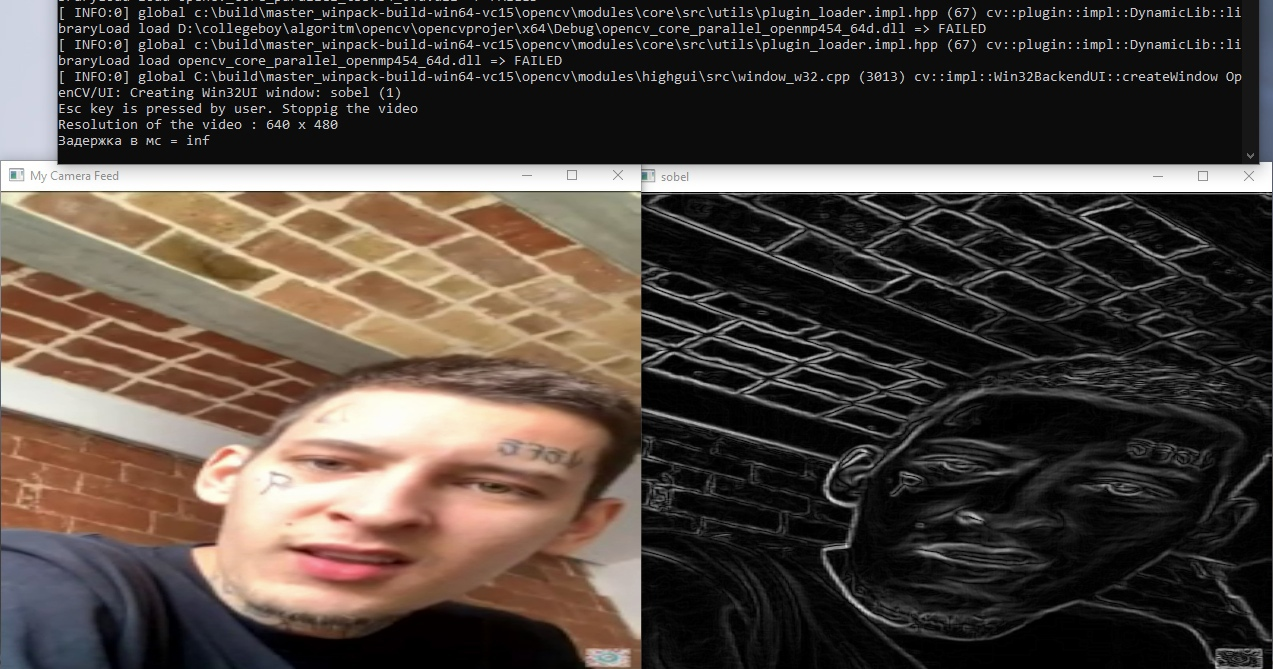
//> input picture opencv/UjyQDR159B8.jpg, 1273 x 669 px
$ ./Source   (built with g++ and OpenCV 4)
//> lines starting //> are read from the running program, lines starting //| are printed output that depends on the picture; after the words box and inside, x2 and y2 are one past the last pixel; in counts of white or black regions, pixels touching at a corner belong together
#include <opencv2/core/core.hpp>
#include <opencv2/core.hpp>
#include <opencv2/highgui/highgui.hpp>
#include <opencv2/imgproc/imgproc.hpp>
#include <stdio.h>
#include <stdlib.h>
#include <string>
#include <iostream>
#include <ctime>


# define M_PIl 3.141592653589793238462643383279502884L
//#pragma warning(default:4716)

using namespace cv;
using namespace std;
// [17 lines of commented-out code are left out]
Mat img;


string input()
{
	setlocale(LC_ALL, "Russian");
	string filename;
	cout << "\nВведите название файла и нажмите enter" << endl;
	cout << "file.jpg" << endl;
	cout << "sf.jpg" << endl;
	cout << "sf2.jpg" << endl;
	cout << "road.png" << endl;
	cout << "lisii.png" << endl;
	cout << "jir.jpg" << endl;
	cout << "jir2.jpg" << endl;

	//cin.getline(filename, 80);
	cin >> filename;
//> the answer given: UjyQDR159B8.jpg
	//string path = "/x64/Debug/";
	//string filename = path + filename1;
	cout << "\nОткрыть файл: ";
	cout << filename << endl;

	return filename;

}

// [160 lines left out: functions inputVid, VideoCap, VideoCont, not called in this run]

string Image()
{

	string file = input();
	Mat img = imread(file, 1);
//> img is the input picture: 669 rows x 1273 cols, CV_8UC3; mean B, G, R 62.6, 69.3, 79.3
	string source_window = file;

	namedWindow(source_window, WINDOW_GUI_EXPANDED);
	imshow(source_window, img);

	Mat src_gray;
	Mat canny_output;

	cvtColor(img, src_gray, COLOR_RGB2GRAY); // перводит изображение в черно-белое
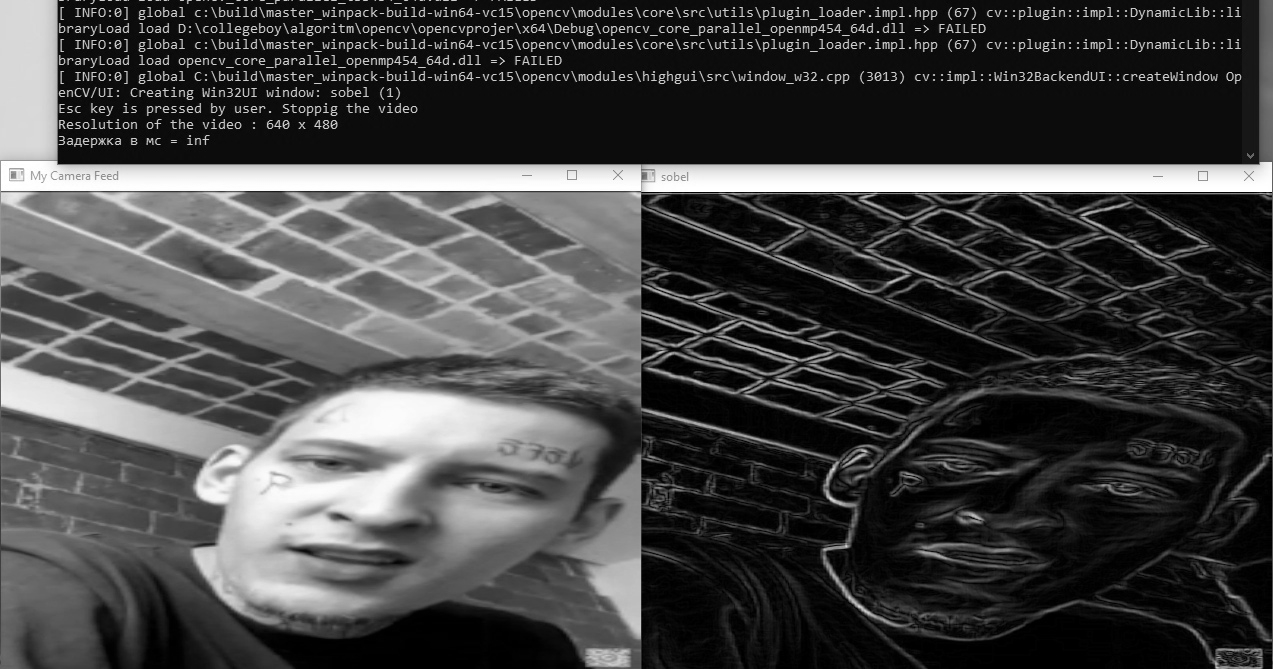
//> src_gray: 669 rows x 1273 cols, CV_8UC1; min 0, max 255, mean 68.4
	imwrite("cvtColor.jpg", src_gray); //создает файл черно-белого изображения
	blur(src_gray, src_gray, Size(10, 10)); //размывает изображение
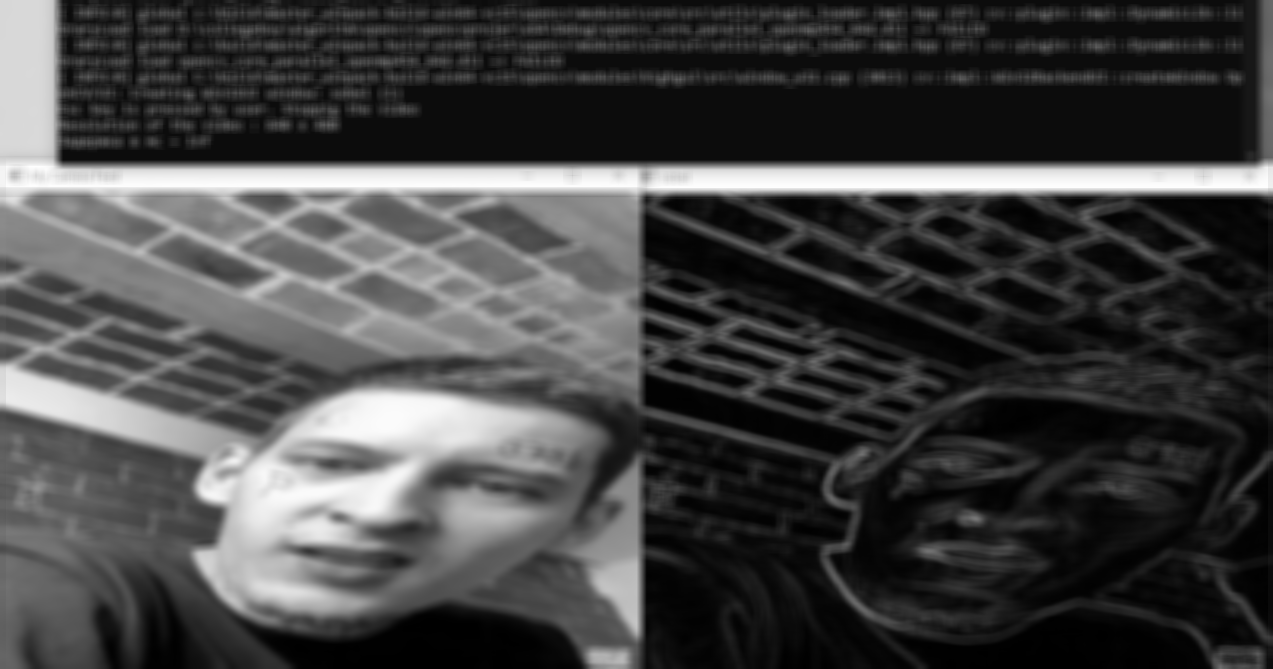
//> src_gray: 669 rows x 1273 cols, CV_8UC1; min 0, max 254, mean 68.5
	imwrite("blur.jpg", src_gray); // создает файл размытого изображения

	double otsu_tresh_val = threshold(src_gray, img, 0, 255, THRESH_BINARY | THRESH_OTSU); //определяет яркость серого изображения
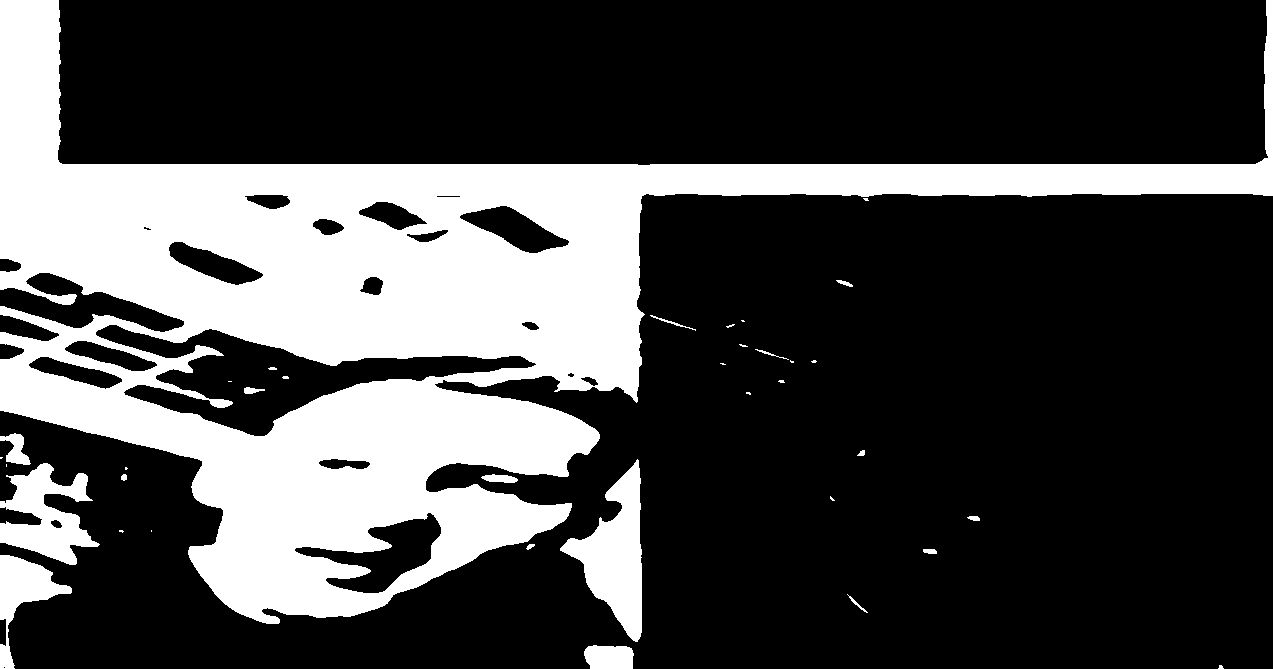
//> img: 669 rows x 1273 cols, CV_8UC1; 27.3% white; 36 white regions (18 under 20 px), largest, box (x1, y1, x2, y2) and area: (0, 0, 1273, 624) 214812, (560, 459, 642, 642) 6831, (0, 463, 100, 565) 5188
//> otsu_tresh_val = 97
	//double high_tresh_val = otsu_tresh_val, lower_tresh_val = otsu_tresh_val * 0.5;
	double high_tresh_val = 40, lower_tresh_val = 40 * 0.5; //определяет максимумы и минимумы
	cout << "Фильтрация " << otsu_tresh_val << endl;
//| Фильтрация 97

	Canny(src_gray, canny_output, lower_tresh_val, high_tresh_val, 3); // алгоритм для работы трехканальное изображение
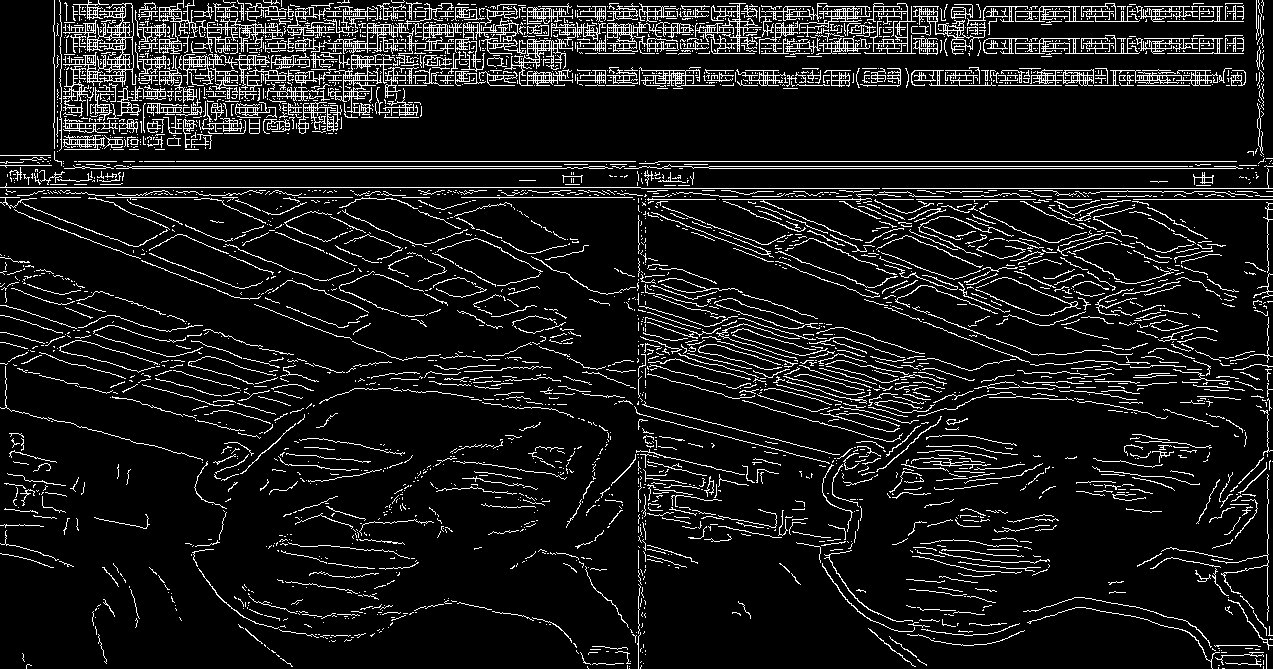
//> canny_output: 669 rows x 1273 cols, CV_8UC1; 9.9% white in thin lines or dots

	string source_grey_window = "Серое изображение";
	namedWindow(source_grey_window, WINDOW_GUI_EXPANDED);
	imshow(source_grey_window, canny_output);
	//dfd
	imwrite("canny_output.jpg", canny_output); //сохраняет и открывает обработанное изображение

	RNG rng(12345); //задает рандомные цвета из диапозона ниже
	vector<vector<Point>>contours;
	vector<Vec4i>hierarchy;

	findContours(canny_output, contours, hierarchy, RETR_TREE, CHAIN_APPROX_SIMPLE, Point(0, 0)); //
//> contours = 4400 contours, 4014 with area under 20; largest, box (x1, y1, x2, y2) and area: (63, 3, 137, 87) 1814, (328, 54, 396, 116) 840, (504, 38, 573, 86) 680, (607, 22, 694, 52) 662, (334, 23, 427, 65) 645

	vector<Moments>mu(contours.size()); //создается вектор моментов, куда передается количество контуров, которое зависит от изображения
//> mu = 4400 items
	for (int i = 0; i < contours.size(); i++)
	{
		mu[i] = moments(contours[i], false); //часть вектора передается в столбцы массива mu
	}

	vector<Point2f>mc(contours.size());
	for (int i = 0; i < contours.size(); i++)
	{
		mc[i] = Point2f(mu[i].m10 / mu[i].m00, mu[i].m01 / mu[i].m00); // показывается x y векторы
	}
//> after the loop, mc = 4400 Points (x, y), first 12: [nan, nan], [nan, nan], [nan, nan], [nan, nan], [nan, nan], [nan, nan], [nan, nan], [nan, nan], [nan, nan], [nan, nan], [nan, nan], [nan, nan]

	for (int i = 0; i < contours.size(); i++)
	{
		printf("Контур № %d: центр масс - x = %.2f y = %.2f; длина - %.2a \n", i, mu[i].m10 / mu[i].m00, mu[i].m01 / mu[i].m00, arcLength(contours[i], true)); //2f - количество знаков после запятой, типа float
	}
//> this loop made 4400 passes
//| Контур № 0: центр масс - x = -nan y = -nan; длина - 0x1.00p+2
//| Контур № 1: центр масс - x = -nan y = -nan; длина - 0x0.00p+0
//| Контур № 2: центр масс - x = -nan y = -nan; длина - 0x1.00p+1
//| Контур № 3: центр масс - x = -nan y = -nan; длина - 0x1.00p+2
//| Контур № 4: центр масс - x = -nan y = -nan; длина - 0x0.00p+0
//| Контур № 5: центр масс - x = -nan y = -nan; длина - 0x1.35p+2
//| Контур № 6: центр масс - x = -nan y = -nan; длина - 0x1.00p+1
//| Контур № 7: центр масс - x = -nan y = -nan; длина - 0x1.b5p+2
//> (output is shown up to pass 8 of 4400)

	Mat drawing = Mat::zeros(canny_output.size(), CV_8UC3); //CV_8UC3 - изображение без знака с 3 каналами

	for (int i = 0; i < contours.size(); i++)
	{
		Scalar color = Scalar(rng.uniform(0, 255), rng.uniform(0, 255), rng.uniform(0, 255)); //указывает диапозон цвета, откуда будут браться случайные значения
		drawContours(drawing, contours, i, color, 2, 8, hierarchy, 0, Point()); //передается картинка, hierarchy - возвращает иерархию внешних контуров и отверстий.
																				//элементы 2 и 3 иерархии [idx] имеют не более одного из них, не равного -1: то есть
																				//у каждого элемента либо нет родителя или потомка, либо родителя, но нет потомка, либо потомка, но нет родителя
																				//Элемент с родителем, но без потомка, будет границей отверстия
		circle(drawing, mc[i], 4, color, -1, 5, 0); //выбирается изображение, центр масс, 4 - радиус, цвета, толщина
	}
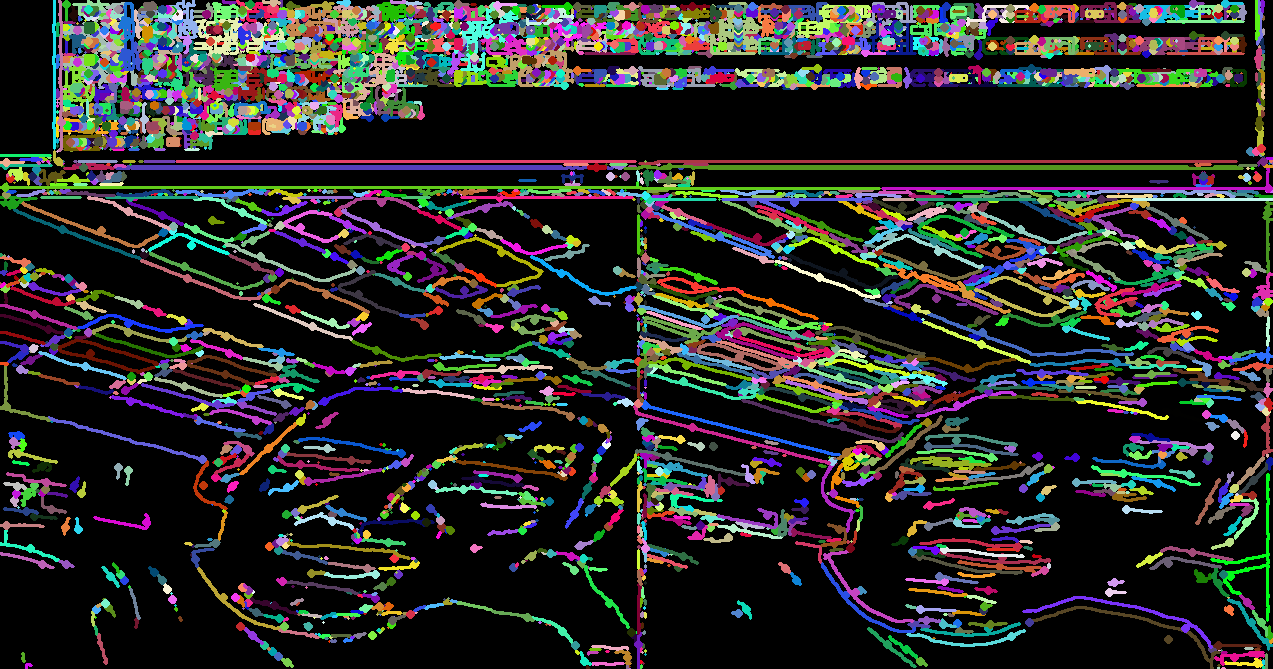
//> drawing: 669 rows x 1273 cols, CV_8UC3; mean B, G, R 40.5, 42.2, 42.1

	namedWindow("Contours", WINDOW_GUI_EXPANDED);
	imshow("Contours", drawing);

	waitKey(0);
//> (the run ends here: the program stops with an error, at `return 0;`)

$ run again, on opencv/sdfdsf.png
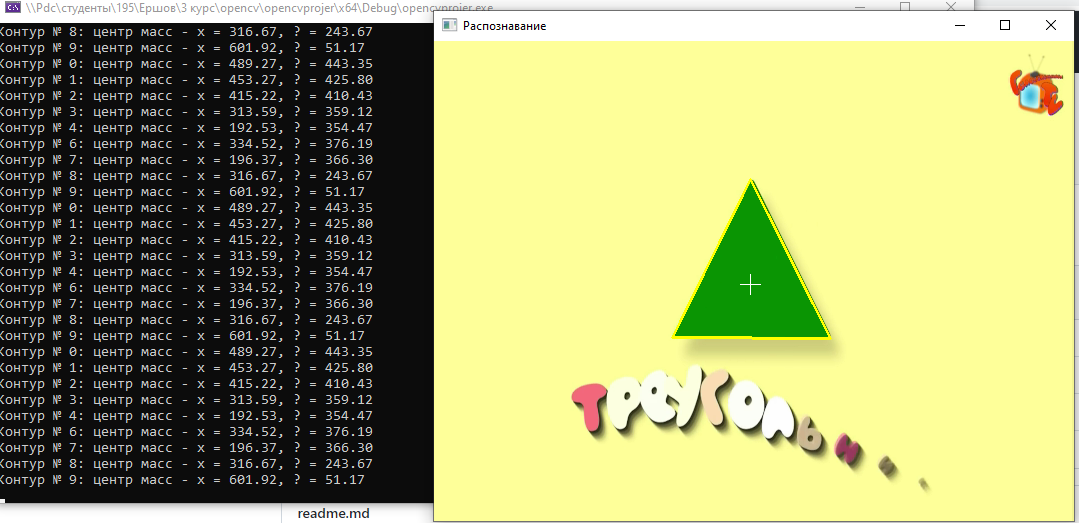
//> input picture opencv/sdfdsf.png, 1079 x 523 px
//> in Image, img is the input picture: 523 rows x 1079 cols, CV_8UC3; mean B, G, R 110.9, 165.7, 162.8
//> in Image, `double otsu_tresh_val = threshold(src_gray, img, 0, 255, THRESH_BINARY..`:
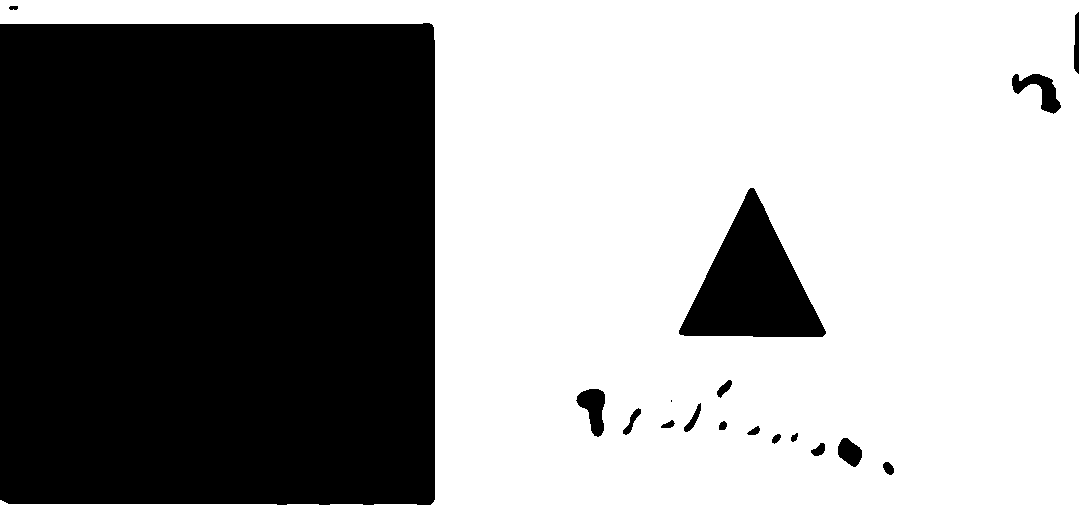
//> img: 523 rows x 1079 cols, CV_8UC1; 60.4% white; 18 black regions (1 under 20 px), largest, box (x1, y1, x2, y2) and area: (0, 23, 435, 505) 208806, (679, 188, 826, 337) 11529, (1012, 74, 1061, 114) 853
//> otsu_tresh_val = 129
//| Фильтрация 129
//> canny_output: 523 rows x 1079 cols, CV_8UC1; 10.4% white in thin lines or dots
//> contours = 3554 contours, 2977 with area under 20; largest, box (x1, y1, x2, y2) and area: (0, 29, 45, 489) 4916, (228, 346, 277, 425) 371, (228, 202, 277, 281) 371, (228, 58, 277, 137) 371, (460, 19, 549, 33) 300
//> mu = 3554 items
//> after the loop in Image, `for (int i = 0; i < contours.size(); i++)`: mc = 3554 Points (x, y), first 12: [nan, nan], [nan, nan], [nan, nan], [nan, nan], [nan, nan], [nan, nan], [nan, nan], [nan, nan], [nan, nan], [nan, nan], [nan, nan], [372.5, 518]
//> the loop in Image, `for (int i = 0; i < contours.size(); i++)` made 3554 passes
//| Контур № 0: центр масс - x = -nan y = -nan; длина - 0x0.00p+0
//| Контур № 1: центр масс - x = -nan y = -nan; длина - 0x1.c0p+3
//| Контур № 2: центр масс - x = -nan y = -nan; длина - 0x1.b5p+2
//| Контур № 3: центр масс - x = -nan y = -nan; длина - 0x1.00p+3
//| Контур № 4: центр масс - x = -nan y = -nan; длина - 0x1.00p+3
//> (output is shown up to pass 5 of 3554)
//> after the loop in Image, `for (int i = 0; i < contours.size(); i++)`:
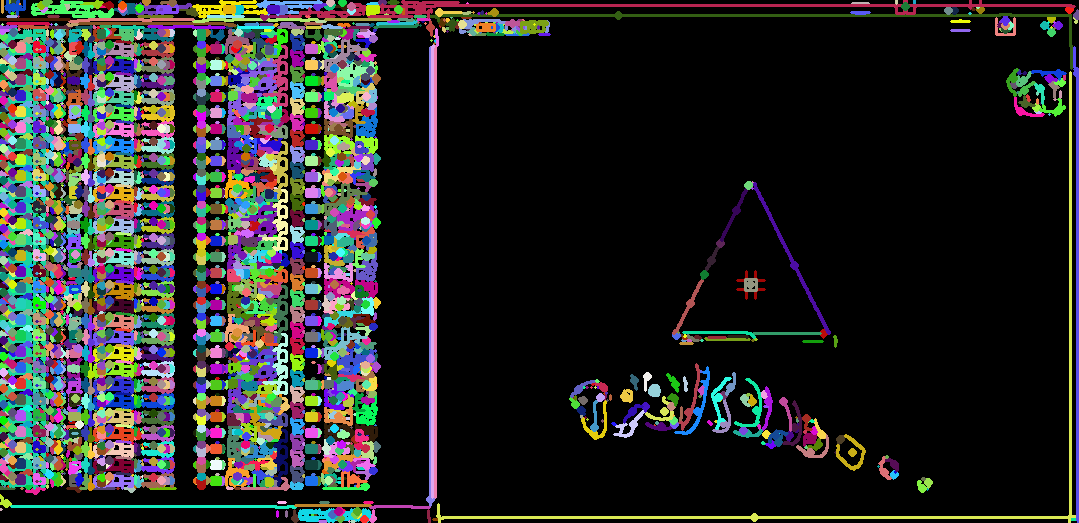
//> drawing: 523 rows x 1079 cols, CV_8UC3; mean B, G, R 40.3, 41.2, 40.2
